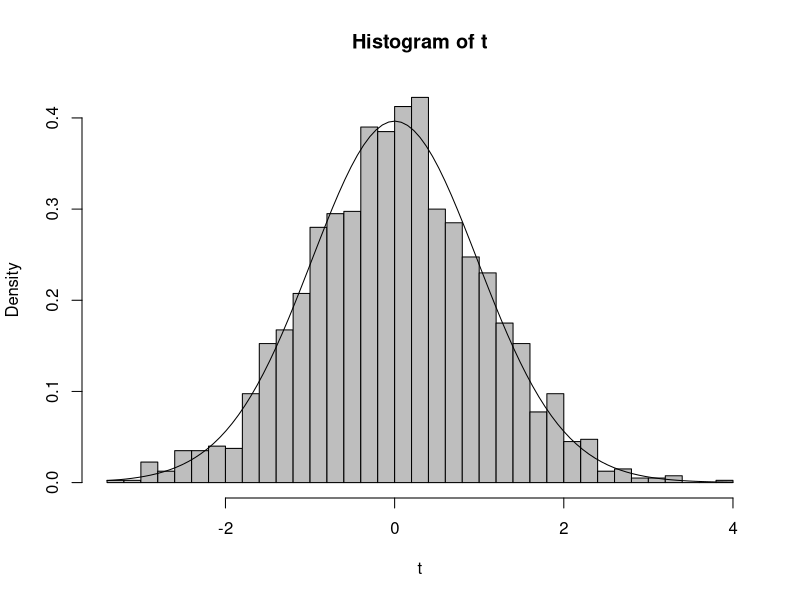

Reproduce this figure in R. (Note: this script raises an error after producing the figure.)
## ---- chunk 1
set.seed(100)
interval <- rexp(80, 3)
knitr::opts_chunk$set(fig.align = "center", prompt = TRUE, dpi = 196)
options(width = 63)
## ---- chunk 2
before <- c(18, 12, 16, 15, 20)
after <- c(15, 13, 14, 11, 17)
## ---- chunk 3
t.test(before - after, alternative = "greater")
## ---- chunk 4
t.test(before, after, paired = TRUE, alternative = "greater")
## ---- chunk 5
tgen <- function(m, n){
  X <- rnorm(m, mean = 0)
  Y <- rnorm(n, mean = 0)
  (mean(X) - mean(Y)) / sqrt(var(X) / m + var(Y) / n)
}

nu <- function(x, y){
  sxm <- var(x) / length(x)
  syn <- var(y) / length(y)
  (sxm + syn) ^ 2 / 
    ((sxm)^2 / (length(x)-1) + (syn)^2 / (length(y)-1))
}
## ---- chunk 6
x <- rnorm(20, mean = 0)
y <- rnorm(30, mean = 0)
df <- nu(x, y)

t <- replicate(2000, tgen(m = 20, n = 30))
hist(t, breaks = 30, col = "gray", freq = FALSE)
curve(dt(x, df = df), add = TRUE)
## ---- chunk 7
treatment <- c(7.97, 7.66, 7.59, 8.44, 8.05, 
               8.08, 8.35, 7.77, 7.98, 8.15)
control <- c(8.06, 8.27, 8.45, 8.05, 8.51, 
             8.14, 8.09, 8.15, 8.16, 8.42)

m <- length(treatment); n <- length(control)
welch_t <- (mean(treatment) - mean(control)) / 
            sqrt(var(treatment) / m + var(control) / n)
welch_t

nu(treatment, control)
## ---- chunk 8
pt(welch_t, df = nu(treatment, control))
## ---- chunk 9
t.test(treatment, control, alternative = "less")
## ---- chunk 10
knitr::include_graphics("images/ss.png")
## ---- chunk 11
gr1 <- c(242, 245, 244, 248, 247, 248, 242, 244, 246, 242)
gr2 <- c(248, 246, 245, 247, 248, 250, 247, 246, 243, 244)
gr3 <- c(246, 248, 250, 252, 248, 250, 246, 248, 245, 250)
## ---- chunk 12
Y <- c(gr1, gr2, gr3)
grp <- factor(rep(c("gr1", "gr2", "gr3"), 
                    c(length(gr1), length(gr2), length(gr3))))
## ---- chunk 13
Y - ave(Y, grp)
## ---- chunk 14
SSW <- sum((Y - ave(Y, grp)) ^ 2)
## ---- chunk 15
Y - ave(Y)
## ---- chunk 16
SSB <- sum((Y - ave(Y)) ^ 2) - SSW
## ---- chunk 17
N <- length(Y)
k <- length(levels(grp))
F <- (SSB / (k - 1)) / (SSW / (N - k))
F
## ---- chunk 18
1 - pf(F, df1 = k - 1, df2 = N - k)
## ---- chunk 19
anova(lm(Y ~ grp))
## ---- chunk 20
oneway.test(Y ~ grp, var.equal=TRUE)
